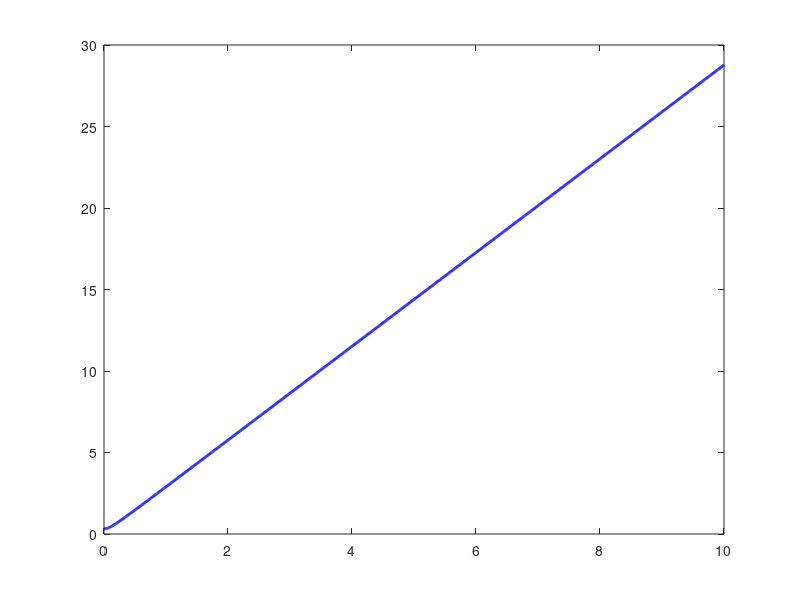

This chart was generated by the following MATLAB code: (Note: this script raises an error after producing the figure.)
clear; clc; close all;

%% PARAMETERS
lambda = 633e-9;       % Wavelength (m)
b = 220e-6;            % FOV (m)
dx = 104e-9;             % Sensor pixel size (m)

z = linspace(100e-9, 10e-3, 1000);  % Object-sensor distance (m)

%% 1. STANDING WAVE PERIODICITY
theta = atan(b ./ (2*z));

p = lambda ./ (2*sin(theta));

%% 2. NYQUIST-SHANNON CONDITION
% Pixel size must be <= half of periodicity

p_limit = 2*dx;

sampling_condition = dx <= p/2;

%% 3. FIND MINIMUM DISTANCE
idx = find(sampling_condition, 1, 'first');

if isempty(idx)
    z_min = NaN;
    fprintf('Sampling condition is NOT satisfied.\n');
else
    z_min = z(idx);
    fprintf('Minimum distance z_min = %.4f mm\n', z_min*1e3);
end

%% 4. PLOT
figure;

plot(z*1e3, p*1e6, 'b', 'LineWidth', 2);
hold on;

yline(p_limit*1e6, '--r', 'Nyquist limit: 2dx');

xlabel('Object-Sensor Distance z (mm)');
ylabel('Standing Wave Periodicity p (\mum)');

title('Nyquist-Shannon Sampling Condition');
legend('Standing wave periodicity', 'Nyquist limit');
grid on;

%% 5. DISPLAY RESULT
fprintf('Wavelength       = %.1f nm\n', lambda*1e9);
fprintf('FOV              = %.1f um\n', b*1e6);
fprintf('Pixel size       = %.2f um\n', dx*1e6);
fprintf('Required p       >= %.2f um\n', 2*dx*1e6);




%% Calculate z_min
lambda = 633e-9;  % 633 nm
b = 220e-6;       % 760 um
dx = 104e-9;        % 2 um

z_min = (b/2)*sqrt((4*dx/lambda)^2 - 1);

fprintf('z_min = %.3f mm\n', z_min*1e3);
